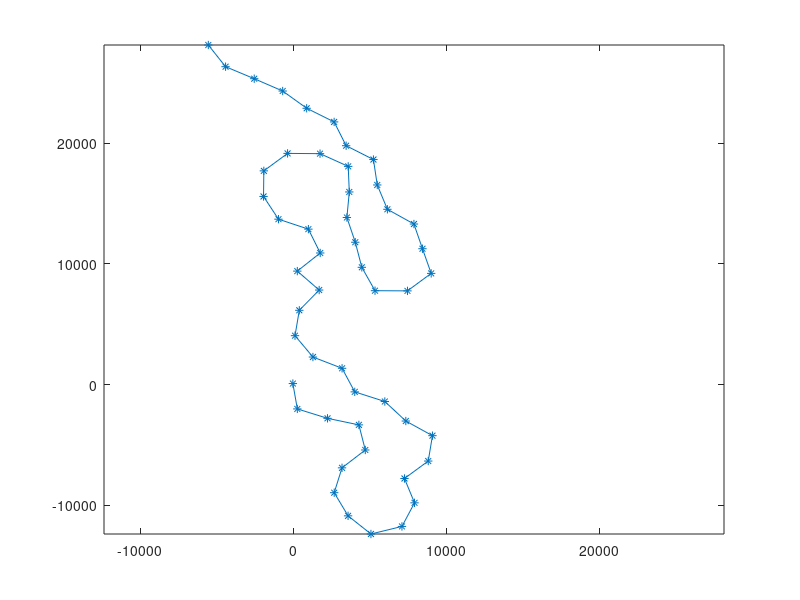

Source code (MATLAB):
%% Generate pipe segments for the ships and UUVs to follow
clc;clear;close all;
% Range where pipeline begins
x_range = [-100,100];
y_range = [-25,100];

% Initial point of pipeline
x_init = x_range(1) + (x_range(2) - x_range(1)).*rand(1,1);
y_init = y_range(1) + (y_range(2) - y_range(1)).*rand(1,1);
p_init = [x_init,y_init];

% number of points (number of line segments = p_N - 1)
p_N = 50;

% max length of pipe (along axes, triangle may be larger)
% For actual UUV
% L_max = 500;
% L_min = 25; 
% For mariner
L_max = 1500;
L_min = 1500; 
L_hyp = sqrt(L_max^2 + L_min^2);

% List of begin-end points for pipes
p_list = zeros(p_N,2);
p_list(1,:) = p_init;

% List of angles
angle_list = zeros(p_N-1,1);
%angle_list(1,:) = 0; % degrees

% Angle limits 
theta_min = deg2rad(-180);
theta_max = deg2rad(180);
%theta_dot_max = deg2rad(90);

any_bad = 0; % check if bad angles are generated (not allowed in simulation)

opt_intersect = 0; % check if segments intersect

%figure; hold on;

for i_p = 2 : p_N
    %clc;
    L_x = L_min + (L_max - L_min) * rand(1,1);
    L_y = L_min + (L_max - L_min) * rand(1,1);
    
    bad_angle = 1;
    while bad_angle
        %'trying new points'
        theta = theta_min + (theta_max - theta_min) * rand(1,1);
        rot_theta = [cos(theta) -sin(theta); sin(theta) cos(theta)];
        
        p_next = p_list(i_p - 1,:) + [L_x,L_y] * rot_theta;
        diff_next = p_next - p_list(i_p-1,:);
        angle_next = rad2deg(atan2(diff_next(2),diff_next(1)));
        angle_change = angle_next - angle_list(i_p-1);
        if abs(angle_next - angle_list(i_p-1)) < 90
            bad_angle = 0;
            fprintf('Good angle %f\n', angle_next);
        else
            fprintf('No, I do not like that one\n')
        end       
%         if opt_intersect
%             for i_theta = 1 : i_p - 1
%                 %if norm(p_next - p_list(i_theta,:),2) <= L_hyp
%                     % check intersection of nearby line segments
%                     %ls1 = polyshape(p_next, p_list(i_theta,:) + p_next);
%                     %ls1
% 
%                     for i_int = 2 : i_p - 1
%                         %ls2 = polyshape(p_list(i_int - 1,: ), p_list(i_int - 1, :) + p_list(i_int,:) );
% 
%                         %ls_int = intersect(ls1,ls2);
%                         ls_int = polyxpoly( p_next, p_list(i_theta,:) , p_list(i_int - 1,: ), p_list(i_int,:) );
% 
%                         %plot(p_next, p_list(i_theta,:) , p_list(i_int - 1,: ), p_list(i_int,:));
% 
%                         if ~isempty(ls_int)
%                             any_bad = 1;
%                             break;
%                         else
%                             bad_angle = 0;
%                         end
%                     end
% 
%                     if any_bad
%                         bad_angle = 1;
%                         any_bad = 0;
%                         break;
%                     end
%                 %end
%                 %if norm(p_next - p_list(i_theta,:),2) < L_hyp
%                 %    bad_angle = bad_angle && 0;
%                 %    break;
%                 %end
%             end
%         else
%             bad_angle = 0
%         end
    end
    angle_list(i_p) = angle_next;
    p_list(i_p,:) = p_next;
    fprintf('Adding next segment...\n')
    plot(p_list(1:i_p,1), p_list(1:i_p,2),'*-');
    axis([min(min(p_list)),max(max(p_list)),min(min(p_list)),max(max(p_list))]);
    %pause;
end

angle_list = [angle_list(2:end);0];

%plot(p_list(:,1), p_list(:,2),'*-');
% mm = max(max(abs(p_list))); 
% axis([-mm mm -mm mm]) % Fix axis dimensions so plot figure is square